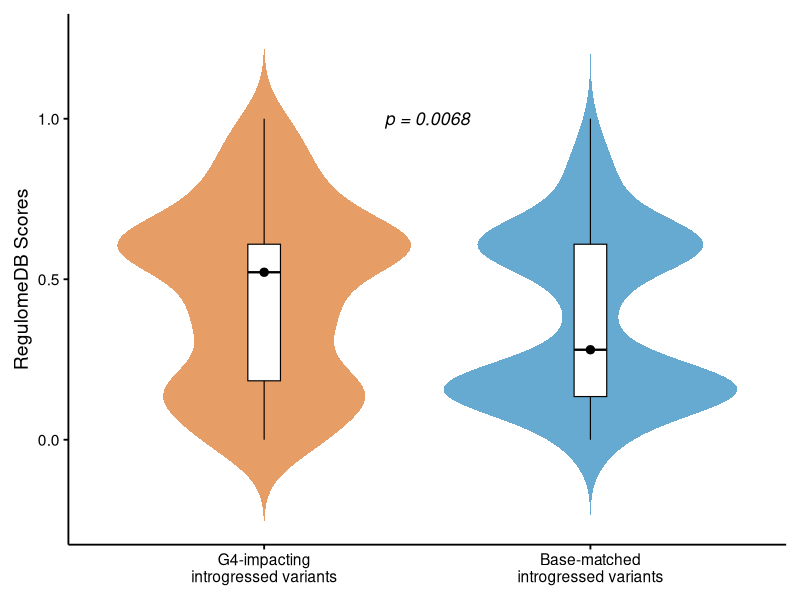

Reproduce this figure in R.
set.seed(1)

library(ggplot2)
library(data.table)
library(dplyr)
library(tidyr)
library(scales)

mut_G4var_reg <- fread("./sprime_var_regulomescore.txt", sep = "\t", header = FALSE) %>% data.frame()
shuffled_var_reg <- fread("./rand_var_regulomescore.txt", sep = "\t", header = FALSE) %>% data.frame()

group_names <- c("G4-impacting\nintrogressed variants", "Base-matched\nintrogressed variants")

regulome_score_plt <- data.frame(
  group = factor(rep(group_names, c(length(mut_G4var_reg$V5), 
                                    length(shuffled_var_reg$V5))), levels = group_names),
  score = c(mut_G4var_reg$V5, shuffled_var_reg$V5)
)

pval <- wilcox.test(mut_G4var_reg$V5, shuffled_var_reg$V5, alternative = "greater")$p.value
p_label <- ifelse(pval < 2.2e-16, "p < 2.2e-16", paste0("p = ", signif(pval, 2)))

fig1 <- ggplot(regulome_score_plt, aes(x = group, y = score, fill = group)) +
  geom_violin(trim = FALSE, scale = "width", color = NA, alpha = 0.6) +
  geom_boxplot(width = 0.1, outlier.shape = NA, color = "black", fill = "white", linewidth = 0.4) +
  stat_summary(fun = median, geom = "point", shape = 21, size = 2.5, fill = "black") +
  annotate("text", x = 1.5, y = max(regulome_score_plt$score, na.rm = TRUE), 
           label = p_label, size = 4.5, fontface = "italic") +
  scale_fill_manual(values = setNames(c("#D55E00", "#0072B2"), group_names)) +
  labs(x = NULL, y = "RegulomeDB Scores") +
  theme_classic(base_size = 14) +
  theme(
    legend.position = "none",
    axis.text = element_text(color = "black"),
    axis.ticks = element_line(color = "black"),
    plot.margin = margin(10, 10, 10, 10)
  )

ggsave("regulome_scores.pdf", fig1, width = 5, height = 4)
